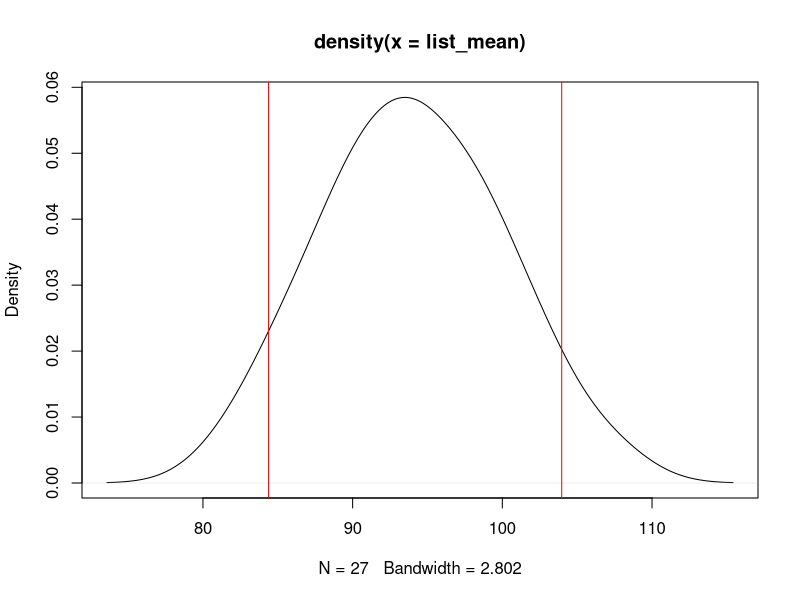

R code for this plot:
#Mice 

weights <- c(82, 107, 93)


#what is the mean weight of the three mice?
mean(weights)
#94 

pos_combos <- expand.grid(weights, weights, weights)
nrow(pos_combos)

#use apply function to run mean across all of the rows 

list_mean <-apply(pos_combos, 1, mean)
#Using 1 in my apply statement to take the means across
#the rows of my data 

mean(list_mean)
#same mean as my sample 

plot(density(list_mean))
ci <- quantile(list_mean, probs = c(.025, .975))
ci

abline(v = ci, col = "red")
